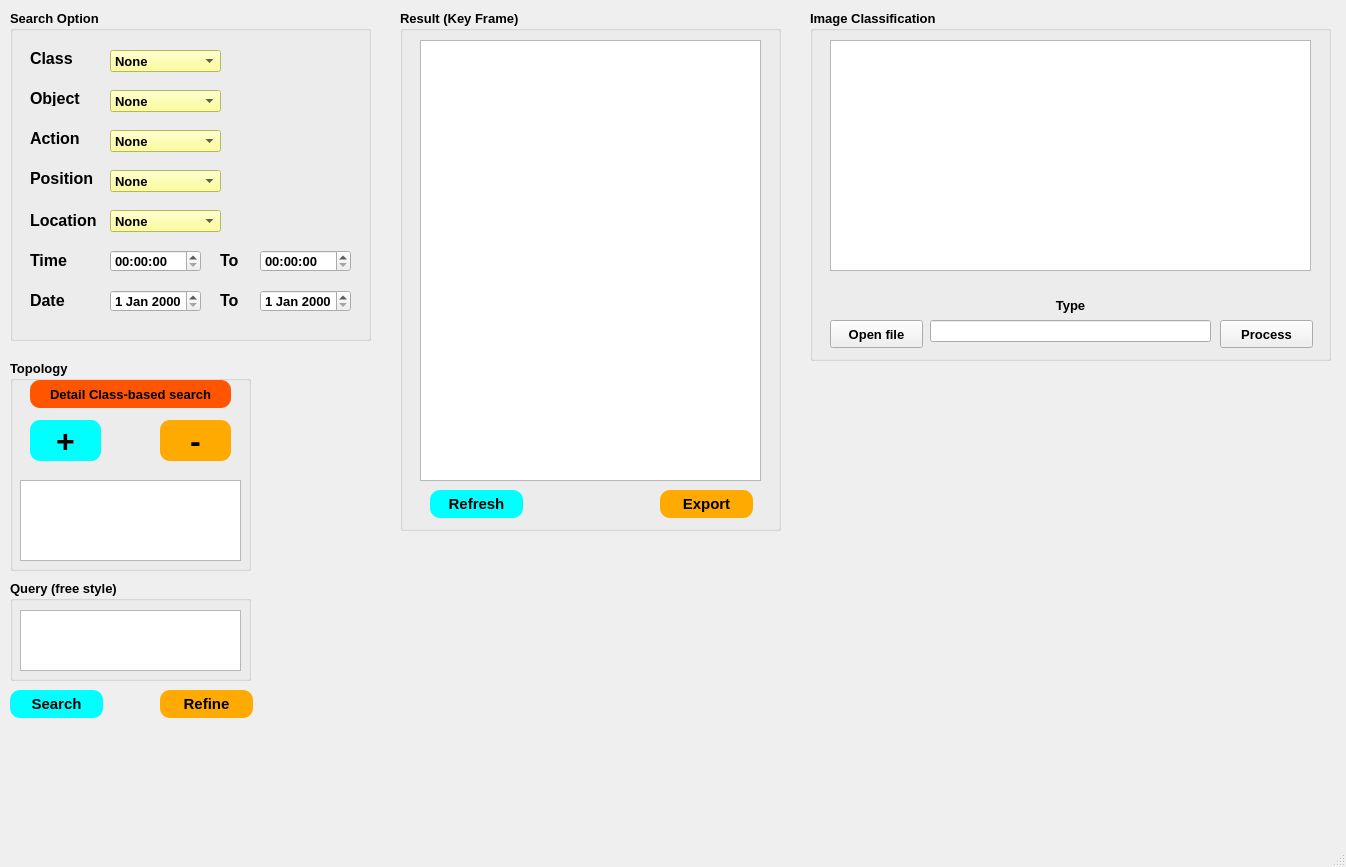
<?xml version="1.0" encoding="UTF-8"?>
<ui version="4.0">
 <class>MainWindow</class>
 <widget class="QMainWindow" name="MainWindow">
  <property name="geometry">
   <rect>
    <x>0</x>
    <y>0</y>
    <width>1346</width>
    <height>867</height>
   </rect>
  </property>
  <property name="font">
   <font>
    <pointsize>10</pointsize>
   </font>
  </property>
  <property name="windowTitle">
   <string>MM-Traffic-Event-Tracking</string>
  </property>
  <property name="styleSheet">
   <string notr="true"/>
  </property>
  <widget class="QWidget" name="centralwidget">
   <widget class="QGroupBox" name="groupBox">
    <property name="geometry">
     <rect>
      <x>10</x>
      <y>10</y>
      <width>361</width>
      <height>331</height>
     </rect>
    </property>
    <property name="font">
     <font>
      <pointsize>10</pointsize>
      <weight>75</weight>
      <bold>true</bold>
     </font>
    </property>
    <property name="title">
     <string>Search Option</string>
    </property>
    <widget class="QLabel" name="label_2">
     <property name="geometry">
      <rect>
       <x>20</x>
       <y>80</y>
       <width>55</width>
       <height>16</height>
      </rect>
     </property>
     <property name="font">
      <font>
       <pointsize>12</pointsize>
       <weight>75</weight>
       <bold>true</bold>
      </font>
     </property>
     <property name="text">
      <string>Object</string>
     </property>
    </widget>
    <widget class="QLabel" name="label_3">
     <property name="geometry">
      <rect>
       <x>20</x>
       <y>120</y>
       <width>55</width>
       <height>16</height>
      </rect>
     </property>
     <property name="font">
      <font>
       <pointsize>12</pointsize>
       <weight>75</weight>
       <bold>true</bold>
      </font>
     </property>
     <property name="text">
      <string>Action</string>
     </property>
    </widget>
    <widget class="QLabel" name="label">
     <property name="geometry">
      <rect>
       <x>20</x>
       <y>40</y>
       <width>55</width>
       <height>16</height>
      </rect>
     </property>
     <property name="font">
      <font>
       <pointsize>12</pointsize>
       <weight>75</weight>
       <bold>true</bold>
      </font>
     </property>
     <property name="styleSheet">
      <string notr="true">border-color: rgb(0, 0, 0);</string>
     </property>
     <property name="text">
      <string>Class</string>
     </property>
    </widget>
    <widget class="QComboBox" name="comboBox">
     <property name="geometry">
      <rect>
       <x>100</x>
       <y>40</y>
       <width>111</width>
       <height>22</height>
      </rect>
     </property>
     <property name="font">
      <font>
       <pointsize>10</pointsize>
       <weight>75</weight>
       <bold>true</bold>
      </font>
     </property>
     <property name="styleSheet">
      <string notr="true">background-color: rgb(255, 255, 127);
border-color: rgb(0, 0, 0);</string>
     </property>
     <item>
      <property name="text">
       <string>None</string>
      </property>
     </item>
     <item>
      <property name="text">
       <string>Crash</string>
      </property>
     </item>
     <item>
      <property name="text">
       <string>Animals</string>
      </property>
     </item>
     <item>
      <property name="text">
       <string>Collapse</string>
      </property>
     </item>
     <item>
      <property name="text">
       <string>Fire</string>
      </property>
     </item>
     <item>
      <property name="text">
       <string>Flooding</string>
      </property>
     </item>
     <item>
      <property name="text">
       <string>Landslide</string>
      </property>
     </item>
     <item>
      <property name="text">
       <string>Snow</string>
      </property>
     </item>
     <item>
      <property name="text">
       <string>Treefall</string>
      </property>
     </item>
    </widget>
    <widget class="QComboBox" name="comboBox_2">
     <property name="geometry">
      <rect>
       <x>100</x>
       <y>80</y>
       <width>111</width>
       <height>22</height>
      </rect>
     </property>
     <property name="font">
      <font>
       <pointsize>10</pointsize>
       <weight>75</weight>
       <bold>true</bold>
      </font>
     </property>
     <property name="styleSheet">
      <string notr="true">background-color: rgb(255, 255, 127);</string>
     </property>
     <item>
      <property name="text">
       <string>None</string>
      </property>
     </item>
     <item>
      <property name="text">
       <string>Car</string>
      </property>
     </item>
     <item>
      <property name="text">
       <string>Human</string>
      </property>
     </item>
     <item>
      <property name="text">
       <string>Bike</string>
      </property>
     </item>
     <item>
      <property name="text">
       <string>Moto Bike</string>
      </property>
     </item>
     <item>
      <property name="text">
       <string>Animals</string>
      </property>
     </item>
    </widget>
    <widget class="QComboBox" name="comboBox_3">
     <property name="geometry">
      <rect>
       <x>100</x>
       <y>120</y>
       <width>111</width>
       <height>22</height>
      </rect>
     </property>
     <property name="font">
      <font>
       <pointsize>10</pointsize>
       <weight>75</weight>
       <bold>true</bold>
      </font>
     </property>
     <property name="styleSheet">
      <string notr="true">background-color: rgb(255, 255, 127);</string>
     </property>
     <item>
      <property name="text">
       <string>None</string>
      </property>
     </item>
     <item>
      <property name="text">
       <string>Turn left </string>
      </property>
     </item>
     <item>
      <property name="text">
       <string>Turn right</string>
      </property>
     </item>
     <item>
      <property name="text">
       <string>Turn around</string>
      </property>
     </item>
     <item>
      <property name="text">
       <string>Go straight</string>
      </property>
     </item>
    </widget>
    <widget class="QLabel" name="label_4">
     <property name="geometry">
      <rect>
       <x>20</x>
       <y>160</y>
       <width>71</width>
       <height>16</height>
      </rect>
     </property>
     <property name="font">
      <font>
       <pointsize>12</pointsize>
       <weight>75</weight>
       <bold>true</bold>
      </font>
     </property>
     <property name="text">
      <string>Position</string>
     </property>
    </widget>
    <widget class="QComboBox" name="comboBox_4">
     <property name="geometry">
      <rect>
       <x>100</x>
       <y>160</y>
       <width>111</width>
       <height>22</height>
      </rect>
     </property>
     <property name="font">
      <font>
       <pointsize>10</pointsize>
       <weight>75</weight>
       <bold>true</bold>
      </font>
     </property>
     <property name="styleSheet">
      <string notr="true">background-color: rgb(255, 255, 127);</string>
     </property>
     <item>
      <property name="text">
       <string>None</string>
      </property>
     </item>
     <item>
      <property name="text">
       <string>In front of</string>
      </property>
     </item>
     <item>
      <property name="text">
       <string>Behind</string>
      </property>
     </item>
     <item>
      <property name="text">
       <string>Left</string>
      </property>
     </item>
     <item>
      <property name="text">
       <string>Right</string>
      </property>
     </item>
    </widget>
    <widget class="QLabel" name="label_5">
     <property name="geometry">
      <rect>
       <x>20</x>
       <y>200</y>
       <width>71</width>
       <height>21</height>
      </rect>
     </property>
     <property name="font">
      <font>
       <pointsize>12</pointsize>
       <weight>75</weight>
       <bold>true</bold>
      </font>
     </property>
     <property name="text">
      <string>Location</string>
     </property>
    </widget>
    <widget class="QComboBox" name="comboBox_5">
     <property name="geometry">
      <rect>
       <x>100</x>
       <y>200</y>
       <width>111</width>
       <height>22</height>
      </rect>
     </property>
     <property name="font">
      <font>
       <pointsize>10</pointsize>
       <weight>75</weight>
       <bold>true</bold>
      </font>
     </property>
     <property name="styleSheet">
      <string notr="true">background-color: rgb(255, 255, 127);</string>
     </property>
     <item>
      <property name="text">
       <string>None</string>
      </property>
     </item>
     <item>
      <property name="text">
       <string>On street</string>
      </property>
     </item>
    </widget>
    <widget class="QTimeEdit" name="timeEdit">
     <property name="geometry">
      <rect>
       <x>100</x>
       <y>240</y>
       <width>91</width>
       <height>22</height>
      </rect>
     </property>
    </widget>
    <widget class="QLabel" name="label_7">
     <property name="geometry">
      <rect>
       <x>20</x>
       <y>240</y>
       <width>71</width>
       <height>21</height>
      </rect>
     </property>
     <property name="font">
      <font>
       <pointsize>12</pointsize>
       <weight>75</weight>
       <bold>true</bold>
      </font>
     </property>
     <property name="text">
      <string>Time</string>
     </property>
    </widget>
    <widget class="QLabel" name="label_8">
     <property name="geometry">
      <rect>
       <x>210</x>
       <y>240</y>
       <width>71</width>
       <height>21</height>
      </rect>
     </property>
     <property name="font">
      <font>
       <pointsize>12</pointsize>
       <weight>75</weight>
       <bold>true</bold>
      </font>
     </property>
     <property name="text">
      <string>To</string>
     </property>
    </widget>
    <widget class="QTimeEdit" name="timeEdit_2">
     <property name="geometry">
      <rect>
       <x>250</x>
       <y>240</y>
       <width>91</width>
       <height>22</height>
      </rect>
     </property>
    </widget>
    <widget class="QLabel" name="label_9">
     <property name="geometry">
      <rect>
       <x>20</x>
       <y>280</y>
       <width>71</width>
       <height>21</height>
      </rect>
     </property>
     <property name="font">
      <font>
       <pointsize>12</pointsize>
       <weight>75</weight>
       <bold>true</bold>
      </font>
     </property>
     <property name="text">
      <string>Date</string>
     </property>
    </widget>
    <widget class="QDateEdit" name="dateEdit">
     <property name="geometry">
      <rect>
       <x>100</x>
       <y>280</y>
       <width>91</width>
       <height>22</height>
      </rect>
     </property>
    </widget>
    <widget class="QLabel" name="label_10">
     <property name="geometry">
      <rect>
       <x>210</x>
       <y>280</y>
       <width>71</width>
       <height>21</height>
      </rect>
     </property>
     <property name="font">
      <font>
       <pointsize>12</pointsize>
       <weight>75</weight>
       <bold>true</bold>
      </font>
     </property>
     <property name="text">
      <string>To</string>
     </property>
    </widget>
    <widget class="QDateEdit" name="dateEdit_2">
     <property name="geometry">
      <rect>
       <x>250</x>
       <y>280</y>
       <width>91</width>
       <height>22</height>
      </rect>
     </property>
    </widget>
   </widget>
   <widget class="QGroupBox" name="groupBox_2">
    <property name="geometry">
     <rect>
      <x>10</x>
      <y>360</y>
      <width>241</width>
      <height>211</height>
     </rect>
    </property>
    <property name="font">
     <font>
      <pointsize>10</pointsize>
      <weight>75</weight>
      <bold>true</bold>
     </font>
    </property>
    <property name="styleSheet">
     <string notr="true"/>
    </property>
    <property name="title">
     <string>Topology</string>
    </property>
    <widget class="QTextEdit" name="textEdit">
     <property name="geometry">
      <rect>
       <x>10</x>
       <y>120</y>
       <width>221</width>
       <height>81</height>
      </rect>
     </property>
    </widget>
    <widget class="QPushButton" name="pushButton_5">
     <property name="geometry">
      <rect>
       <x>20</x>
       <y>20</y>
       <width>201</width>
       <height>28</height>
      </rect>
     </property>
     <property name="font">
      <font>
       <pointsize>10</pointsize>
       <weight>75</weight>
       <bold>true</bold>
      </font>
     </property>
     <property name="styleSheet">
      <string notr="true">border-radius: 10px;
background-color: rgb(255, 85, 0);</string>
     </property>
     <property name="text">
      <string>Detail Class-based search</string>
     </property>
    </widget>
    <widget class="QToolButton" name="toolButton">
     <property name="geometry">
      <rect>
       <x>20</x>
       <y>60</y>
       <width>71</width>
       <height>41</height>
      </rect>
     </property>
     <property name="font">
      <font>
       <pointsize>24</pointsize>
       <weight>75</weight>
       <bold>true</bold>
      </font>
     </property>
     <property name="styleSheet">
      <string notr="true">background-color: rgb(0, 255, 255);
border-radius: 10px;
border-color: beige;
border-style: outset;</string>
     </property>
     <property name="text">
      <string>+</string>
     </property>
     <property name="toolButtonStyle">
      <enum>Qt::ToolButtonIconOnly</enum>
     </property>
    </widget>
    <widget class="QToolButton" name="toolButton_2">
     <property name="geometry">
      <rect>
       <x>150</x>
       <y>60</y>
       <width>71</width>
       <height>41</height>
      </rect>
     </property>
     <property name="font">
      <font>
       <pointsize>24</pointsize>
       <weight>75</weight>
       <bold>true</bold>
      </font>
     </property>
     <property name="styleSheet">
      <string notr="true">background-color: rgb(255, 170, 0);
border-radius: 10px;
border-color: beige;
border-style: outset;</string>
     </property>
     <property name="text">
      <string>-</string>
     </property>
    </widget>
   </widget>
   <widget class="QPushButton" name="pushButton_3">
    <property name="geometry">
     <rect>
      <x>10</x>
      <y>690</y>
      <width>93</width>
      <height>28</height>
     </rect>
    </property>
    <property name="font">
     <font>
      <pointsize>11</pointsize>
      <weight>75</weight>
      <bold>true</bold>
     </font>
    </property>
    <property name="styleSheet">
     <string notr="true">background-color: rgb(0, 255, 255);
border-radius: 10px;
border-color: beige;
border-style: outset;</string>
    </property>
    <property name="text">
     <string>Search</string>
    </property>
   </widget>
   <widget class="QPushButton" name="pushButton_4">
    <property name="geometry">
     <rect>
      <x>160</x>
      <y>690</y>
      <width>93</width>
      <height>28</height>
     </rect>
    </property>
    <property name="font">
     <font>
      <pointsize>11</pointsize>
      <weight>75</weight>
      <bold>true</bold>
     </font>
    </property>
    <property name="styleSheet">
     <string notr="true">background-color: rgb(255, 170, 0);
border-radius: 10px;
border-color: beige;
border-style: outset;</string>
    </property>
    <property name="text">
     <string>Refine</string>
    </property>
   </widget>
   <widget class="QGroupBox" name="groupBox_3">
    <property name="geometry">
     <rect>
      <x>400</x>
      <y>10</y>
      <width>381</width>
      <height>521</height>
     </rect>
    </property>
    <property name="font">
     <font>
      <pointsize>10</pointsize>
      <weight>75</weight>
      <bold>true</bold>
     </font>
    </property>
    <property name="styleSheet">
     <string notr="true">border-color: rgb(0, 0, 0);</string>
    </property>
    <property name="title">
     <string>Result (Key Frame)</string>
    </property>
    <widget class="QGraphicsView" name="graphicsView">
     <property name="geometry">
      <rect>
       <x>20</x>
       <y>30</y>
       <width>341</width>
       <height>441</height>
      </rect>
     </property>
    </widget>
    <widget class="QPushButton" name="pushButton">
     <property name="geometry">
      <rect>
       <x>30</x>
       <y>480</y>
       <width>93</width>
       <height>28</height>
      </rect>
     </property>
     <property name="font">
      <font>
       <pointsize>11</pointsize>
       <weight>75</weight>
       <bold>true</bold>
      </font>
     </property>
     <property name="styleSheet">
      <string notr="true">background-color: rgb(0, 255, 255);
border-radius: 10px;
border-color: beige;
border-style: outset;</string>
     </property>
     <property name="text">
      <string>Refresh</string>
     </property>
    </widget>
    <widget class="QPushButton" name="pushButton_2">
     <property name="geometry">
      <rect>
       <x>260</x>
       <y>480</y>
       <width>93</width>
       <height>28</height>
      </rect>
     </property>
     <property name="font">
      <font>
       <pointsize>11</pointsize>
       <weight>75</weight>
       <bold>true</bold>
      </font>
     </property>
     <property name="styleSheet">
      <string notr="true">background-color: rgb(255, 170, 0);
border-radius: 10px;
border-color: beige;
border-style: outset;</string>
     </property>
     <property name="text">
      <string>Export</string>
     </property>
    </widget>
   </widget>
   <widget class="QGroupBox" name="groupBox_4">
    <property name="geometry">
     <rect>
      <x>10</x>
      <y>580</y>
      <width>241</width>
      <height>101</height>
     </rect>
    </property>
    <property name="font">
     <font>
      <pointsize>10</pointsize>
      <weight>75</weight>
      <bold>true</bold>
     </font>
    </property>
    <property name="title">
     <string>Query (free style)</string>
    </property>
    <widget class="QTextEdit" name="textEdit_2">
     <property name="geometry">
      <rect>
       <x>10</x>
       <y>30</y>
       <width>221</width>
       <height>61</height>
      </rect>
     </property>
    </widget>
   </widget>
   <widget class="QGroupBox" name="groupBox_5">
    <property name="geometry">
     <rect>
      <x>810</x>
      <y>10</y>
      <width>521</width>
      <height>351</height>
     </rect>
    </property>
    <property name="font">
     <font>
      <pointsize>10</pointsize>
      <weight>75</weight>
      <bold>true</bold>
     </font>
    </property>
    <property name="title">
     <string>Image Classification</string>
    </property>
    <widget class="QGraphicsView" name="graphicsView_2">
     <property name="geometry">
      <rect>
       <x>20</x>
       <y>30</y>
       <width>481</width>
       <height>231</height>
      </rect>
     </property>
    </widget>
    <widget class="QLabel" name="label_6">
     <property name="geometry">
      <rect>
       <x>180</x>
       <y>280</y>
       <width>161</width>
       <height>31</height>
      </rect>
     </property>
     <property name="text">
      <string>Type</string>
     </property>
     <property name="alignment">
      <set>Qt::AlignCenter</set>
     </property>
    </widget>
    <widget class="QPushButton" name="pushButton_6">
     <property name="geometry">
      <rect>
       <x>20</x>
       <y>310</y>
       <width>93</width>
       <height>28</height>
      </rect>
     </property>
     <property name="text">
      <string>Open file</string>
     </property>
    </widget>
    <widget class="QPushButton" name="pushButton_7">
     <property name="geometry">
      <rect>
       <x>410</x>
       <y>310</y>
       <width>93</width>
       <height>28</height>
      </rect>
     </property>
     <property name="text">
      <string>Process</string>
     </property>
    </widget>
    <widget class="QLineEdit" name="lineEdit">
     <property name="geometry">
      <rect>
       <x>120</x>
       <y>310</y>
       <width>281</width>
       <height>22</height>
      </rect>
     </property>
    </widget>
   </widget>
  </widget>
  <widget class="QMenuBar" name="menubar">
   <property name="geometry">
    <rect>
     <x>0</x>
     <y>0</y>
     <width>1346</width>
     <height>26</height>
    </rect>
   </property>
  </widget>
  <widget class="QStatusBar" name="statusbar"/>
 </widget>
 <resources/>
 <connections/>
</ui>
